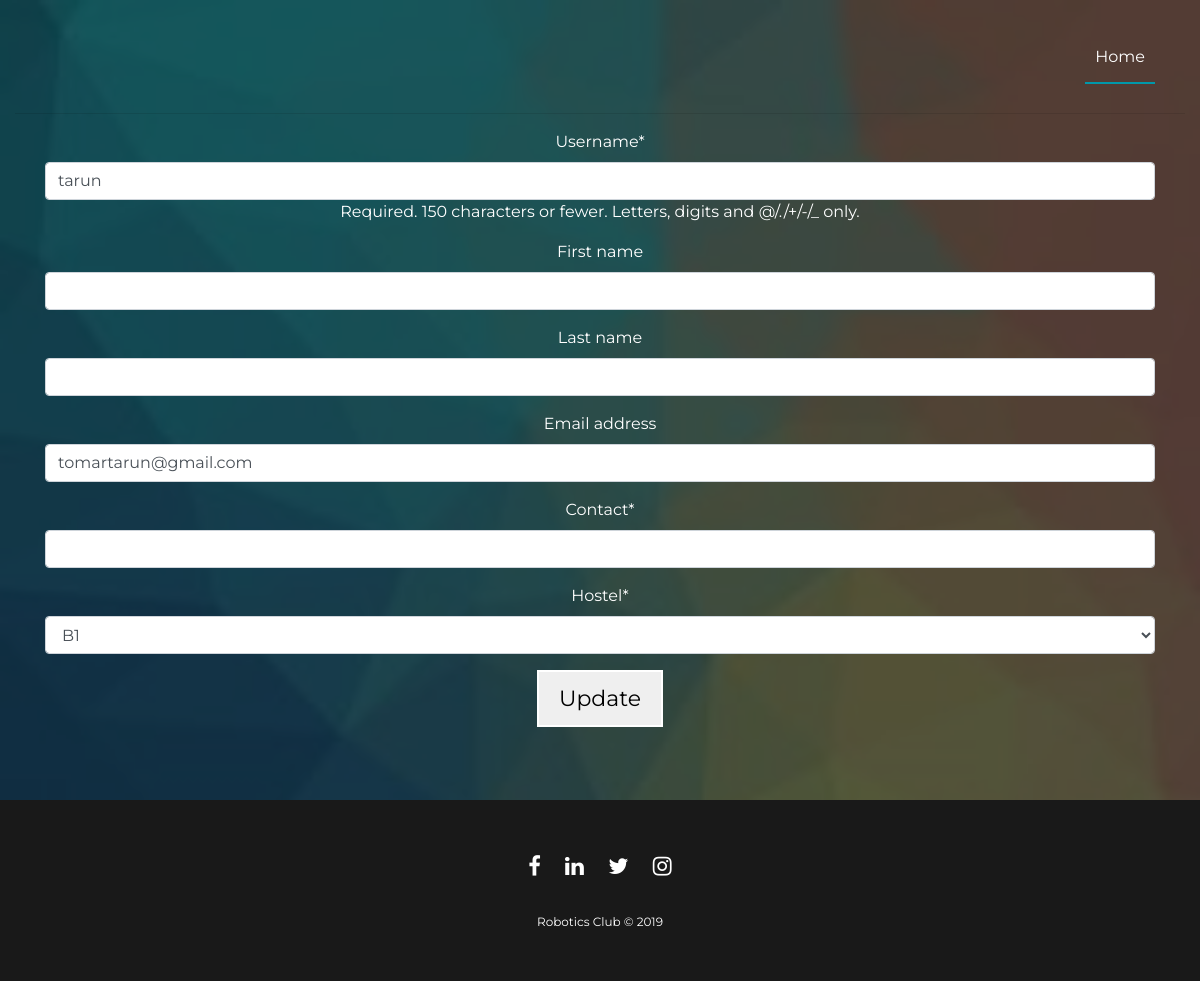
Screenshot of /profile/23/ with the database file from the repository.
### registration/models.py (models this page shows)
class IITJUser(AbstractUser):
	contact=models.CharField(max_length=15)
	hostel = models.CharField(max_length=6, choices=COLOR_CHOICES, default='green')

### registration/views.py (the view)
# urls.py: url(r'^profile/(?P<pk>[0-9]+)/$',stores_views.UserProfileView.as_view(), name='edit'),
class UserProfileView(UpdateView):
    model=IITJUser
    form_class=RegistrationForm
    template_name = 'registration.html'
    success_url=reverse_lazy('home')

### registration/forms.py
class RegistrationForm(forms.ModelForm):
    class Meta:
        model = IITJUser
        fields=["username","first_name","last_name","email","contact","hostel"]

### templates/registration.html (shortened to what this page needs)
{% extends "account/base.html" %}
{% load crispy_forms_tags %}
{% load i18n %}
{% block content %}
<br><br><br><br><hr>
<div class="container">
<form class="login" method="post" action=".">
<font style="color:white ;list-style-type:none">
{{ form|crispy }}</font>
<button type="submit" class="primaryAction hero-cta"><font style="color: black">
{% if object == None%}Create{% else %}Update{% endif %}</font>
</button>
</form>
<br><br><br>
</div>
{% endblock %}

### rows the page displays
IITJUser: username "tarun", email "tomartarun@gmail.com", hostel "B1"
